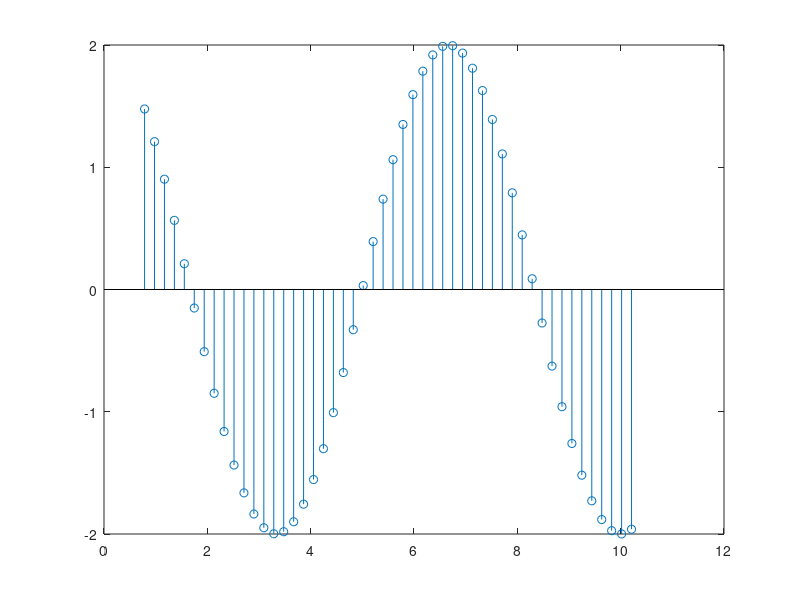

Write the MATLAB code that produced this figure.
clear all;
x = -2.*pi:2.*pi:2.*pi;
y = linspace(pi/4,13/4*pi,50)';
z = linspace(pi/4,13/4*pi,50)';


a = 2*cos(pi*y/7-pi/4);
b = 2*sin(3*pi*z/10+pi/2);



% hold on
% stem(y,a);
 stem(z,b);
% plot(x,a);
% plot(x,b);
% hold off